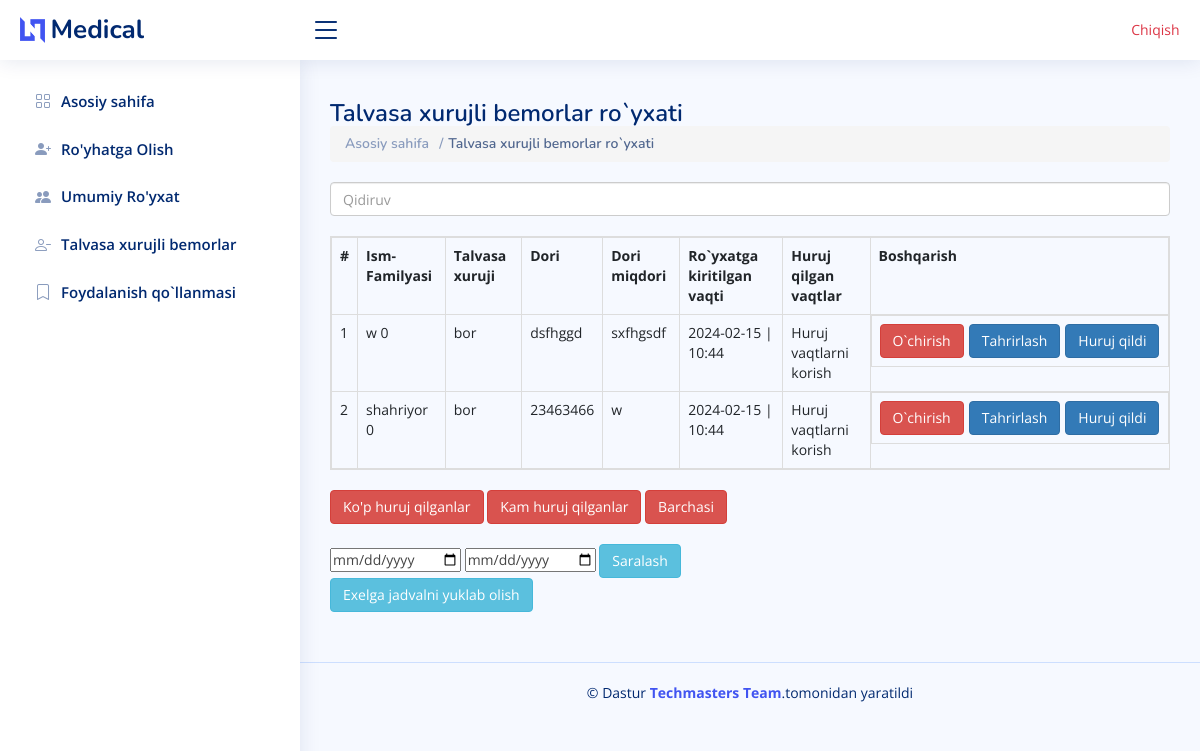
Page /comingtype/ (signed in) on the earlier database version.
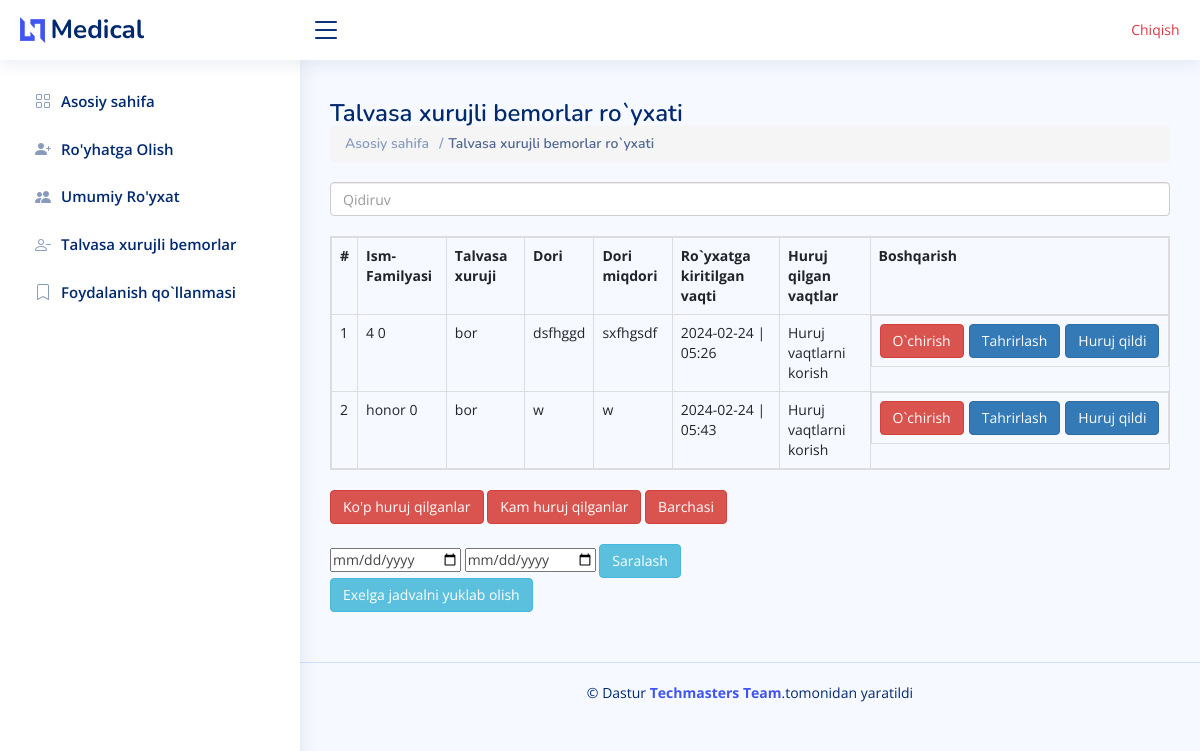
Same page on the later database version.
### chat/models.py (models this page shows, shortened)
class Sick(models.Model):
    username = models.CharField( max_length=400)
    age = models.IntegerField(default=0)
    is_xuruj = models.BooleanField(default=False)
    user = models.ForeignKey(User, on_delete=models.CASCADE)
    date_times = models.DateTimeField(auto_now_add=True)
    dori_name = models.CharField( max_length=400)
    dori_miqdor = models.CharField( max_length=400)

### chat/views.py (the view, shortened to what this page needs)
# urls.py: path("comingtype/",comingtype ,name='comingtype' ),
def comingtype(request):
    all_bemor = Sick.objects.all().filter(user=request.user).order_by('-date_times')
    yoq = Sick.objects.filter(user=request.user, is_xuruj=True)
    datas=[]
    data_from =request.GET.get('date_from')
    data_to = request.GET.get('date_to')
    for i in yoq:
        h = {'count':i.persons.filter().count(),
            'sick':i
            }
        datas.append(h)
    return render(request , 'mein/comingtype.html',{'datas':datas })

### template/mein/comingtype.html (shortened to what this page needs)
<!DOCTYPE html>
<html lang="en">
<head>
  <link rel="stylesheet" href="https://cdnjs.cloudflare.com/ajax/libs/font-awesome/6.2.1/css/all.min.css" />
  <link href="/static/assets/vendor/bootstrap/css/bootstrap.min.css" rel="stylesheet">
  <link href="/static/assets/vendor/bootstrap-icons/bootstrap-icons.css" rel="stylesheet">
  <link href="/static/assets/vendor/boxicons/css/boxicons.min.css" rel="stylesheet">
  <link href="/static/assets/vendor/quill/quill.snow.css" rel="stylesheet">
  <link href="/static/assets/vendor/quill/quill.bubble.css" rel="stylesheet">
  <link href="/static/assets/vendor/remixicon/remixicon.css" rel="stylesheet">
  <link href="/static/assets/vendor/simple-datatables/style.css" rel="stylesheet">
  <link rel="stylesheet" href="https://maxcdn.bootstrapcdn.com/bootstrap/3.4.1/css/bootstrap.min.css">
  <link href="/static/assets/css/style.css" rel="stylesheet">
</head>
<body>
  <header id="header" class="header fixed-top d-flex align-items-center">
    <div class="d-flex align-items-center justify-content-between">
      <a href="/" class="logo d-flex align-items-center">
        <img src="/static/assets/img/logo.png" alt="">
        <span class="d-none d-lg-block">Medical</span>
      </a>
      <i class="bi bi-list toggle-sidebar-btn"></i>
    </div>
    <div class="container">
      <div class="row" style="float: right;">
        <div class="col">
          <form action="" method="post">
            <a type="button" class="btn btn-outline-danger" href="#">Chiqish</a>
        </form>
        </div>
      </div>
    </div>
  </header>
  <aside id="sidebar" class="sidebar">
    <ul class="sidebar-nav" id="sidebar-nav">
      <li class="nav-item">
        <a class="nav-link collapsed " href="{% url 'home' %}">
          <i class="bi bi-grid"></i>
          <span>Asosiy sahifa </span>
        </a>
      </li>
      <li class="nav-item">
        <a class="nav-link collapsed" href="{% url 'register' %}">
          <i class="bi bi-person-plus-fill"></i>
          <span>Ro'yhatga Olish </span>
        </a>
      </li>
      <li class="nav-item">
        <a class="nav-link collapsed" href="{% url 'tables_all' %}">
          <i class="bi bi-people-fill"></i>
          <span>Umumiy Ro'yxat</span>
        </a>
      </li>
      <li class="nav-item">
        <a class="nav-link collapsed" href="{% url 'comingtype' %}">
          <i class="bi bi-person-dash"></i>
          <span>Talvasa xurujli bemorlar</span>
        </a>
      </li>
     <li class="nav-item">
        <a class="nav-link collapsed" href="{% url 'faq' %}">
          <i class="bi bi-bookmark"></i>
          <span>Foydalanish qo`llanmasi</span>
        </a>
      </li>
        </ul>
  </aside>
  <main id="main" class="main">
    <div class="pagetitle">
      <h1>Talvasa xurujli bemorlar ro`yxati</h1>
      <nav>
        <ol class="breadcrumb">
          <li class="breadcrumb-item"><a href="#">Asosiy sahifa</a></li>
          <li class="breadcrumb-item active">Talvasa xurujli bemorlar ro`yxati</li>
        </ol>
      </nav>
    </div>
<section class="section dashboard">
   <div class="table-responsive">
  <input class="form-control" id="myInput" type="text" placeholder="Qidiruv">
  <br>
  <table   id="example" class="table table-bordered table-hover ">
    <tr data-count="title">
      <th>#</th>
      <th>Ism-Familyasi</th>
      <th>Talvasa xuruji</th>
      <th>Dori</th>
      <th>Dori miqdori</th>
      <th>Ro`yxatga kiritilgan vaqti</th>
      <th>Huruj qilgan vaqtlar</th>
      <th>Boshqarish</th>
    </tr>
    {% for x in datas|dictsortreversed:'count' %}
    <tr data-count="{{x.sick.persons.all|length}}">
      <td id="data{{x.sick.id}}">1</td>
                    <td>{{x.sick.username}} {{x.count}} </td>
                    <td>
                       {% if x.sick.is_xuruj == True %}
                       bor
                       {% else %}
                       yoq
                       {% endif %}
                      </td>
                    <td>{{x.sick.dori_name}}</td>
                    <td>{{x.sick.dori_miqdor}}</td>
                    <td>{{x.sick.date_times|date:'Y-m-d'}}  | {{x.sick.date_times|time:"h:i"}} </td>
                    <td><a  data-toggle="modal" data-target="#about{{x.sick.id}}" >Huruj vaqtlarni korish</a></td>
                    <td class="d-flex gap-2">
                       <a  href="/delete2/{{x.sick.id}}/"><button type="button" class="btn btn-danger">O`chirish</button></a>
                <a  href=""  data-toggle="modal" data-target="#exampleModalCenter{{x.sick.id}}"><button type="button" class="btn btn-primary">Tahrirlash</button></a>
                        <a  href="/create_huruj2/{{x.sick.id}}" ><button type="button" class="btn btn-primary">Huruj qildi</button></a>
                    </td>
    </tr>
    {% endfor %}
</table>
<div id="sort_father">
  <label  id="sort_most" class="btn btn-danger" onclick="sort_most()">Ko'p huruj qilganlar</label>
  <label  id="sort_less" class="btn btn-danger" onclick="sort_less()">Kam huruj qilganlar</label>
  <label  id="sort_all" class="btn btn-danger" onclick="sort_all()">Barchasi</label>
</div>
<br>
<form  method="get">
  <input value="{{request.GET.date_from}}" required name="date_from" type="date" >
  <input value="{{request.GET.date_to}}" required name="date_to" type="date" >
  <button class="btn btn-info">Saralash</button>
</form>
</div>
<button class="btn btn-info" data-targeyp="" onclick="tabletoExcel('example1')">Exelga jadvalni yuklab olish </button>
  </main>
  <footer id="footer" class="footer mt-5">
    <div class="copyright">
      &copy; Dastur <strong><span><a href="https://www.instagram.com/j.torajonov"> Techmasters Team</a></span></strong>.tomonidan yaratildi
    </div>
  </footer>
  <link rel="stylesheet" href="https://cdn.datatables.net/1.13.7/css/jquery.dataTables.min.css">
  <link rel="stylesheet" href="https://cdn.datatables.net/buttons/2.4.2/css/buttons.dataTables.min.css">
</body>
</html>

### static/assets/css/style.css (style rules this page uses)
:root { scroll-behavior: smooth; }
body { font-family: "Open Sans", sans-serif; background: #f6f9ff; color: #444444; }
a { color: #4154f1; text-decoration: none; }
h1, h2, h3, h4, h5, h6 { font-family: "Nunito", sans-serif; }
#main { margin-top: 60px; padding: 20px 30px; transition: all 0.3s; }
.pagetitle { margin-bottom: 10px; }
.pagetitle h1 { font-size: 24px; margin-bottom: 0; font-weight: 600; color: #012970; }
.breadcrumb { font-size: 14px; font-family: "Nunito", sans-serif; color: #899bbd; font-weight: 600; }
.breadcrumb a { color: #899bbd; transition: 0.3s; }
.breadcrumb .breadcrumb-item::before { color: #899bbd; }
.breadcrumb .active { color: #51678f; font-weight: 600; }
.logo { line-height: 1; }
@media (min-width: 1200px) { .logo { width: 280px; } }
.logo img { max-height: 26px; margin-right: 6px; }
.logo span { font-size: 26px; font-weight: 700; color: #012970; font-family: "Nunito", sans-serif; }
.header { transition: all 0.5s; z-index: 997; height: 60px; box-shadow: 0px 2px 20px rgba(1, 41, 112, 0.1); background-color: #fff; padding-left: 20px; }
.header .toggle-sidebar-btn { font-size: 32px; padding-left: 10px; cursor: pointer; color: #012970; }
.sidebar { position: fixed; top: 60px; left: 0; bottom: 0; width: 300px; z-index: 996; transition: all 0.3s; padding: 20px; overflow-y: auto; scrollbar-width: thin; scrollbar-color: #aab7cf transparent; box-shadow: 0px 0px 20px rgba(1, 41, 112, 0.1); background-color: #fff; }
@media (min-width: 1200px) { #main, #footer { margin-left: 300px; } }
.sidebar-nav { padding: 0; margin: 0; list-style: none; }
.sidebar-nav li { padding: 0; margin: 0; list-style: none; }
.sidebar-nav .nav-item { margin-bottom: 5px; }
.sidebar-nav .nav-link { display: flex; align-items: center; font-size: 15px; font-weight: 600; color: #4154f1; transition: 0.3; background: #f6f9ff; padding: 10px 15px; border-radius: 4px; }
.sidebar-nav .nav-link i { font-size: 16px; margin-right: 10px; color: #4154f1; }
.sidebar-nav .nav-link.collapsed { color: #012970; background: #fff; }
.sidebar-nav .nav-link.collapsed i { color: #899bbd; }
.footer { padding: 20px 0; font-size: 14px; transition: all 0.3s; border-top: 1px solid #cddfff; }
.footer .copyright { text-align: center; color: #012970; }

### template/mein/comingtype.html (style rules this page uses)
table tr { display: inherit; }

Differences in the rows shown:
removed Sick: sick.username "shahriyor", count "0", is_xuruj "bor", sick.dori_name "23463466", sick.dori_miqdor "w", sick.date_times "2024-02-15", sick.date_times "10:44"
changed Sick "dsfhggd": sick.username "w" → "4"; sick.date_times "2024-02-15" → "2024-02-24"; sick.date_times "10:44" → "05:26"
added Sick: sick.username "honor", count "0", is_xuruj "bor", sick.dori_name "w", sick.dori_miqdor "w", sick.date_times "2024-02-24", sick.date_times "05:43"
